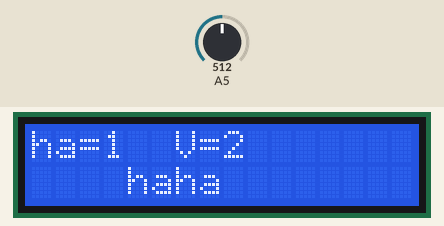
Recording of a sketch running on a simulated Arduino Uno, built with avr-gcc and run on an emulated ATmega328P. Shown: 16×2 character LCD. Wiring (inferred from the names in the program): character LCD (HD44780): RS pin 4; R/W pin 5; E pin 6; data pin 7, pin 8, pin 9, pin 10, pin 11, pin 12, pin 13, pin 14. The inputs (shaded band) are chosen by the test bench; at power-on: A5 = 512. What the sketch prints to the serial monitor is not drawn.

Above: at 2.8 s.
2.9 s: A5 set to 716
At 3.4 s:
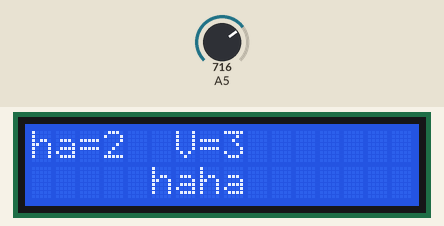
4.5 s: A5 set to 900
At 5.4 s:
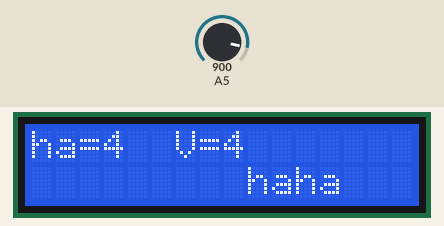
8.7 s: A5 set to 1023
At 9.4 s:
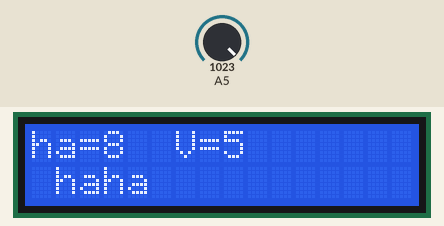
Timing chart, 0 to 11.7 s (numbered marks = the images above; inputs shaded):
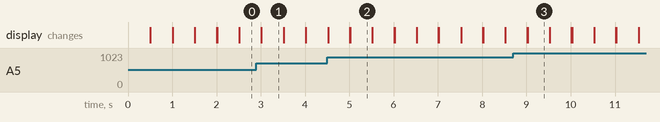

The sketch:

2022.06.09.ino
```cpp
// LCD 제어(I2C X)
#include <stdarg.h>

#define RS 4
#define RW 5
#define E 6
#define D0 7

#define RS_HIGH() digitalWrite(RS, HIGH)
#define RS_LOW() digitalWrite(RS, LOW)
#define RW_HIGH() digitalWrite(RW, HIGH)
#define RW_LOW() digitalWrite(RW, LOW)
#define E_HIGH() digitalWrite(E, HIGH)
#define E_LOW() digitalWrite(E, LOW)

uint8_t charLCD_command[8] = {0x30, 0x30, 0x30, 0x38, 0x06, 0x0C, 0x80, 0x01};
uint8_t charLCD_command_4bit[9] = {0x30, 0x30, 0x30, 0x28, 0x28, 0x06, 0x0C, 0x80, 0x01};

//초기화
void charLCD_init(){
  for(int i=0; i<11; i++) pinMode(i + 4, OUTPUT);
  RS_HIGH();
  RW_LOW();
}

//명령어
void charLCD_inst(uint8_t I){
  RS_LOW();
  for(int i=0; i<8; i++){
    if(I & (0x01 << i)){
      digitalWrite(D0 + i, HIGH);
    }
    else{
      digitalWrite(D0 + i, LOW);
    }
  }
  E_HIGH();
  E_LOW();
  RS_HIGH();
  delayMicroseconds(50);
}

//출력
void charLCD_data(uint8_t D){
  for(int i=0; i<8; i++){
    if(D & (0x01 << i)){
      digitalWrite(D0 + i, HIGH);
    }
    else{
      digitalWrite(D0 + i, LOW);
    }
  }
  E_HIGH();
  E_LOW();
  delayMicroseconds(50);
}

//문자열 출력
void charLCD_string(char *str){
  int str_len = strlen(str);
  for(int i=0; i<str_len; i++){
    charLCD_data(str[i]);
  }
}

//커서 위치 설정
void charLCD_cursor_set(int line, int col){
  if(col > 0 && col <= 16){
    if(line == 1) charLCD_inst(0x80 + col - 1);
    else if(line == 2) charLCD_inst(0xC0 + col - 1);
  }
}

//문자열 출력(=printf())
void _printf(char *format, ...){
  char buf[512];
  va_list arglist;

  va_start(arglist, format);
  vsprintf(buf, format, arglist);
  va_end(arglist);
  charLCD_string(buf);
}

//4bit 명령어
void charLCD_inst_4bit(uint8_t I){
  RS_LOW();
  for(int i=4; i<8; i++){
    if(I & (0x01 << i)){
      digitalWrite(D0 + i, HIGH);
    }
    else{
      digitalWrite(D0 + i, LOW);
    }
  }
  E_HIGH();
  E_LOW();
  RS_HIGH();
  delayMicroseconds(50);
}

//4bit 명령어
void charLCD_inst_4bit_mode(uint8_t I){
  uint8_t high_byte = I & 0xF0;
  uint8_t low_byte = (I & 0x0F) << 4;
  charLCD_inst_4bit(high_byte);
  charLCD_inst_4bit(low_byte);
}

//4bit 출력
void charLCD_data_4bit(uint8_t D){
  for(int i=4; i<8; i++){
    if(D & (0x01 << i)){
      digitalWrite(D0 + i, HIGH);
    }
    else{
      digitalWrite(D0 + i, LOW);
    }
  }
  E_HIGH();
  E_LOW();
  delayMicroseconds(50);
}

//4bit 출력
void charLCD_data_4bit_mode(uint8_t D){
  uint8_t high_byte = D & 0xF0;
  uint8_t low_byte = (D & 0x0F) << 4;
  charLCD_data_4bit(high_byte);
  charLCD_data_4bit(low_byte);
}

//4bit 문자열 출력
void charLCD_string_4bit(char *str){
  int str_len = strlen(str);
  for(int i=0; i<str_len; i++){
    charLCD_data_4bit_mode(str[i]);
  }
}

//4bit 커서 위치 설정
void charLCD_cursor_set_4bit(int line, int col){
  if(col > 0 && col <= 16){
    if(line == 1) charLCD_inst_4bit_mode(0x80 + col - 1);
    else if(line == 2) charLCD_inst_4bit_mode(0xC0 + col - 1);
  }
}

//4bit 문자열 출력(=printf())
void _printf_4bit(char *format, ...){
  char buf[512];
  va_list arglist;

  va_start(arglist, format);
  vsprintf(buf, format, arglist);
  va_end(arglist);
  charLCD_string_4bit(buf);
}

//==========================================
//LCD 숫자

/*void setup(){
  Serial.begin(9600);

  charLCD_init();
  for(int i=0; i<8; i++){
    charLCD_inst(charLCD_command[i]);
  }
  delay(2);
}

void loop(){
  //charLCD_data(0x31);
  //delay(1000);
  for(int i=0; i<10; i++){
    charLCD_data(0x30 + i);
    delay(1000);
  }
}*/

//=========================================
//LCD 문자열

/*void setup(){
  Serial.begin(9600);

  charLCD_init();
  for(int i=0; i<8; i++){
    charLCD_inst(charLCD_command[i]);
  }
  delay(2);

  charLCD_cursor_set(2, 3);
  charLCD_string("hello, world!");
}

void loop(){

}*/

//=========================================
//printf 연동

/*void setup(){
  Serial.begin(9600);

  charLCD_init();
  for(int i=0; i<8; i++){
    charLCD_inst(charLCD_command[i]);
  }
  delay(2);

  charLCD_cursor_set(2, 3);
  charLCD_string("hello, world!");
  charLCD_cursor_set(1, 1);
  _printf("haha = %d", 3);
}

void loop(){

}*/

//=========================================
//millis 사용

/*void setup(){
  Serial.begin(9600);

  charLCD_init();
  for(int i=0; i<8; i++){
    charLCD_inst(charLCD_command[i]);
  }
  delay(2);
}

unsigned long curr = 0, prev = 0;
int count = 0;

void loop(){
  curr = millis();
  if(curr - prev > 1000){
    prev = curr;

    charLCD_cursor_set(1, 1);
    _printf("time=%dm%ds", count / 60, count % 60);
    count++;
  }
}*/

//=========================================
//텍스트 이동

/*void setup(){
  Serial.begin(9600);

  charLCD_init();
  for(int i=0; i<8; i++){
    charLCD_inst(charLCD_command[i]);
  }
  delay(2);
}

unsigned long curr = 0, prev = 0;
unsigned long prev_500ms = 0;
int count = 0;
int cursor_pos = 0;

void loop(){
  curr = millis();
  if(curr - prev > 1000){
    prev = curr;

    charLCD_cursor_set(1, 1);
    for(int i=0; i<16; i++) charLCD_data(' ');

    charLCD_cursor_set(1, 1);
    _printf("time=%dm%ds", count / 60, count % 60);
    //_printf("haha = %d", count);
    count++;
  }

  if(curr - prev_500ms > 500){
    prev_500ms = curr;

    charLCD_cursor_set(2, 1);
    for(int i=0; i<16; i++) charLCD_data(0x20);

    charLCD_cursor_set(2, cursor_pos + 1);
    _printf("time=%dm%ds", count / 60, count % 60);
    //_printf("haha");

    cursor_pos++;
    if(cursor_pos == 16) cursor_pos = 0;
  }
}*/

//=========================================
//전압 측정

/*void setup(){
  Serial.begin(9600);

  charLCD_init();
  for(int i=0; i<8; i++){
    charLCD_inst(charLCD_command[i]);
  }
  delay(2);
}

unsigned long curr = 0, prev = 0;
unsigned long prev_500ms = 0;
unsigned long prev_1ms = 0;
int count = 0;
int cursor_pos = 0;

void loop(){
  curr = millis();
  if(curr - prev > 1000){
    prev = curr;

    charLCD_cursor_set(1, 1);
    for(int i=0; i<16; i++) charLCD_data(' ');

    charLCD_cursor_set(1, 1);
    //_printf("time=%dm%ds", count / 60, count % 60);
    _printf("ha=%d", count);

    count++;
    if(count == 100) count = 0;
  }

  if(curr - prev_500ms > 500){
    prev_500ms = curr;

    charLCD_cursor_set(2, 1);
    for(int i=0; i<16; i++) charLCD_data(0x20);

    charLCD_cursor_set(2, cursor_pos + 1);
    //_printf("time=%dm%ds", count / 60, count % 60);
    _printf("haha");

    cursor_pos++;
    if(cursor_pos == 16) cursor_pos = 0;
  }

  if(curr - prev_1ms > 1000){
    prev_1ms = curr;

    int adc_value = analogRead(A5);
    float voltage = ((float)adc_value / 1023) * 5.0;
    charLCD_cursor_set(1, 7);
    _printf("V=%d", (int)voltage);
    Serial.print(voltage);
    Serial.println("v");
  }
}*/

//=========================================
//4bit LCD

void setup(){
  Serial.begin(9600);

  charLCD_init();
  for(int i=0; i<4; i++){
    charLCD_inst(charLCD_command_4bit[i]);
  }
  for(int i=4; i<9; i++){
    charLCD_inst_4bit_mode(charLCD_command_4bit[i]);
  }
  delay(2);
}

unsigned long curr = 0, prev = 0;
unsigned long prev_500ms = 0;
unsigned long prev_1ms = 0;
int count = 0;
int cursor_pos = 0;

void loop(){
  curr = millis();
  if(curr - prev > 1000){
    prev = curr;

    charLCD_cursor_set_4bit(1, 1);
    for(int i=0; i<16; i++) charLCD_data_4bit_mode(' ');

    charLCD_cursor_set_4bit(1, 1);
    //_printf_4bit("time=%dm%ds", count / 60, count % 60);
    _printf_4bit("ha=%d", count);

    count++;
    if(count == 100) count = 0;
  }

  if(curr - prev_500ms > 500){
    prev_500ms = curr;

    charLCD_cursor_set_4bit(2, 1);
    for(int i=0; i<16; i++) charLCD_data_4bit_mode(0x20);

    charLCD_cursor_set_4bit(2, cursor_pos + 1);
    //_printf_4bit("time=%dm%ds", count / 60, count % 60);
    _printf_4bit("haha");

    cursor_pos++;
    if(cursor_pos == 16) cursor_pos = 0;
  }

  if(curr - prev_1ms > 1000){
    prev_1ms = curr;

    int adc_value = analogRead(A5);
    float voltage = ((float)adc_value / 1023) * 5.0;
    charLCD_cursor_set_4bit(1, 7);
    _printf_4bit("V=%d", (int)voltage);
    Serial.print(voltage);
    Serial.println("v");
  }
}
```

Measured:
- what the display in image 1 shows lasts 0.5 s, from 3.0 s to 3.5 s
